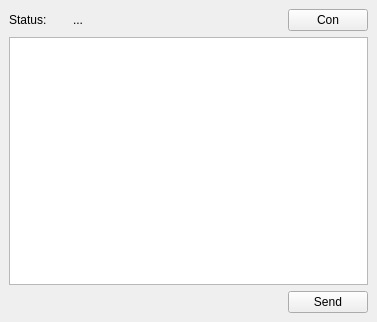
<?xml version="1.0" encoding="UTF-8"?>
<ui version="4.0">
 <class>MainWindow</class>
 <widget class="QMainWindow" name="MainWindow">
  <property name="geometry">
   <rect>
    <x>0</x>
    <y>0</y>
    <width>377</width>
    <height>322</height>
   </rect>
  </property>
  <property name="windowTitle">
   <string>MainWindow</string>
  </property>
  <widget class="QWidget" name="centralwidget">
   <layout class="QGridLayout" name="gridLayout">
    <item row="0" column="0">
     <layout class="QVBoxLayout" name="verticalLayout">
      <item>
       <layout class="QHBoxLayout" name="horizontalLayout_2">
        <item>
         <widget class="QLabel" name="labelStatus">
          <property name="text">
           <string>Status:</string>
          </property>
         </widget>
        </item>
        <item>
         <widget class="QLabel" name="labelStatusValue">
          <property name="minimumSize">
           <size>
            <width>50</width>
            <height>0</height>
           </size>
          </property>
          <property name="text">
           <string>...</string>
          </property>
          <property name="alignment">
           <set>Qt::AlignCenter</set>
          </property>
         </widget>
        </item>
        <item>
         <spacer name="horizontalSpacer_2">
          <property name="orientation">
           <enum>Qt::Horizontal</enum>
          </property>
          <property name="sizeHint" stdset="0">
           <size>
            <width>40</width>
            <height>20</height>
           </size>
          </property>
         </spacer>
        </item>
        <item>
         <widget class="QPushButton" name="pushBtnCon">
          <property name="text">
           <string>Con</string>
          </property>
         </widget>
        </item>
       </layout>
      </item>
      <item>
       <widget class="QPlainTextEdit" name="plainJsonEdit"/>
      </item>
      <item>
       <layout class="QHBoxLayout" name="horizontalLayout">
        <item>
         <spacer name="horizontalSpacer">
          <property name="orientation">
           <enum>Qt::Horizontal</enum>
          </property>
          <property name="sizeHint" stdset="0">
           <size>
            <width>40</width>
            <height>20</height>
           </size>
          </property>
         </spacer>
        </item>
        <item>
         <widget class="QPushButton" name="pushBtnSend">
          <property name="text">
           <string>Send</string>
          </property>
         </widget>
        </item>
       </layout>
      </item>
     </layout>
    </item>
   </layout>
  </widget>
 </widget>
 <resources/>
 <connections/>
</ui>
